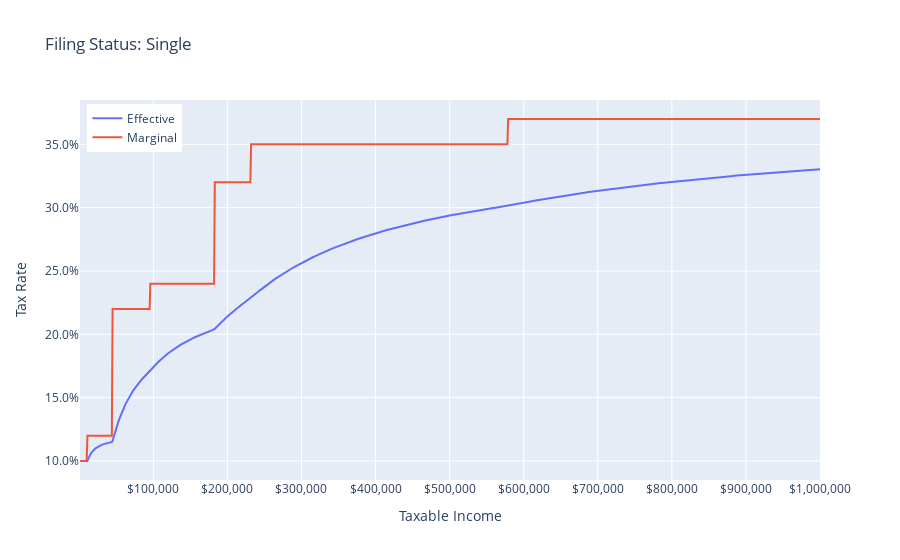

Here is the notebook cell this chart was saved with:
### Markdown cell above
# FIGURE

### Code cell
import plotly.graph_objects as go

incomes = np.arange(1000,1001000,1000)
marginal_pcts  = [marginal(x,status) for x in incomes]
effective_pcts = [tax(x,status)/x for x in incomes]

# Scatter plot of average tax rate
fig = go.Figure()
trace  = go.Scatter(x=incomes, y=effective_pcts, mode="lines",name='Effective')
fig.add_trace(trace)

trace1  = go.Scatter(x=incomes, y=marginal_pcts, mode="lines", name='Marginal')
fig.add_trace(trace1)

# Formatting
fig.update_layout(
    hovermode='x unified',
    xaxis_title='Taxable Income',
    xaxis_tickformat=",.0f",
    xaxis_tickprefix='$',
    yaxis_title='Tax Rate',
    yaxis_tickformat=".1%",
    title='Filing Status: ' + status.title(),
    legend=dict(
        yanchor="top", 
        y=0.99, 
        xanchor="left", 
        x=0.01)
)
fig.show()

### Figure 1 — Plotly figure (JSON) as saved in the notebook; plotly's stock layout.template omitted (floating-point values rounded to 4 significant figures; data arrays with more than 128 entries replaced by an {"elided": "..."} marker saying what was removed)
{"data": [{"mode": "lines", "name": "Effective", "type": "scatter", "x": {"elided": "1000 int values"}, "y": {"elided": "1000 float values"}}, {"mode": "lines", "name": "Marginal", "type": "scatter", "x": {"elided": "1000 int values"}, "y": {"elided": "1000 float values"}}], "layout": {"hovermode": "x unified", "legend": {"x": 0.01, "xanchor": "left", "y": 0.99, "yanchor": "top"}, "title": {"text": "Filing Status: Single"}, "xaxis": {"tickformat": ",.0f", "tickprefix": "$", "title": {"text": "Taxable Income"}}, "yaxis": {"tickformat": ".1%", "title": {"text": "Tax Rate"}}}}
